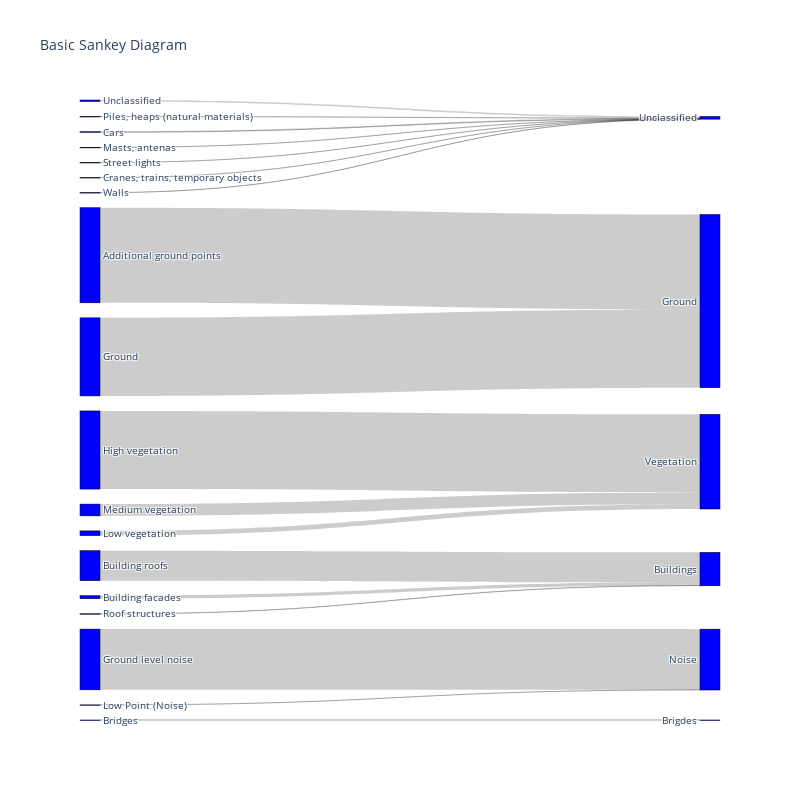

The code cell stored with this chart in its notebook:
### Code cell
import plotly.graph_objects as go

fig = go.Figure(data=[go.Sankey(
    node = dict(
      pad = 15,
      thickness = 20,
      line = dict(color = "black", width = 0.5),
      label = all_nodes.class_name,#["A1", "A2", "B1", "B2", "C1", "C2"],
      color = "blue"
    ),
    link = dict(
      source = np.arange(0,18), # indices correspond to labels, eg A1, A2, A1, B1, ...
      target = df_sancay.merge(all_nodes.reset_index(),left_on='matched_id', right_on='id', how='inner').sort_values(by='id_x')['index'],
      value = df_sancay.nb_points
  ))])

fig.update_layout(
    autosize=False,
    width=800,
    height=800,
)

fig.update_layout(title_text="Basic Sankey Diagram", font_size=10)
fig.show()

### Figure 1 — Plotly figure (JSON) as saved in the notebook; plotly's stock layout.template omitted (floating-point values rounded to 4 significant figures)
{"data": [{"link": {"source": [0, 1, 2, 3, 4, 5, 6, 7, 8, 9, 10, 11, 12, 13, 14, 15, 16, 17], "target": [18, 19, 20, 20, 20, 21, 22, 18, 18, 24, 22, 18, 18, 21, 18, 21, 18, 19], "value": [117150, 6030981, 367313, 910833, 6036875, 2317897, 10849, 12006, 7477, 1079, 4691151, 4269, 57585, 239304, 2253, 27506, 8629, 7346626]}, "node": {"color": "blue", "label": ["Unclassified", "Ground", "Low vegetation", "Medium vegetation", "High vegetation", "Building roofs", "Low Point (Noise)", "Piles, heaps (natural materials)", "Masts, antenas", "Bridges", "Ground level noise", "Street lights", "Cars", "Building facades", "Cranes, trains, temporary objects", "Roof structures", "Walls", "Additional ground points", "Unclassified", "Ground", "Vegetation", "Buildings", "Noise", "Water", "Brigdes"], "line": {"color": "black", "width": 0.5}, "pad": 15, "thickness": 20}, "type": "sankey"}], "layout": {"autosize": false, "font": {"size": 10}, "height": 800, "title": {"text": "Basic Sankey Diagram"}, "width": 800}}
